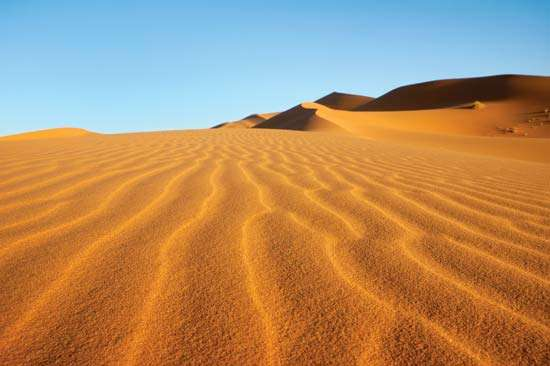
#> input picture ff.jpg, 550 x 366 px, found by its file name
$ python q1.py
#> lines starting #> are read from the running program, lines starting #| are printed output that depends on the picture; after the words box and inside, x2 and y2 are one past the last pixel; in counts of white or black regions, pixels touching at a corner belong together
#> in main, img is the input picture: shape (366, 550, 3); mean B, G, R 101.8, 140.8, 177.7
#Write a program to do image format conversion i.e., from RGB to gray, gray to binary, RGB to binary
import numpy as np
import matplotlib.pyplot as plt
import cv2

def extraction(img):
    h,w,chan=img.shape
#> h = 366; w = 550; chan = 3
    red=np.zeros([h,w],dtype=np.uint8)
    green=red
    blue=red

    for i in range (h):
        for j in range(w):
            red[i,j]=img[i,j,2]
            green[i,j]=img[i,j,1]
            blue[i,j]=img[i,j,0]
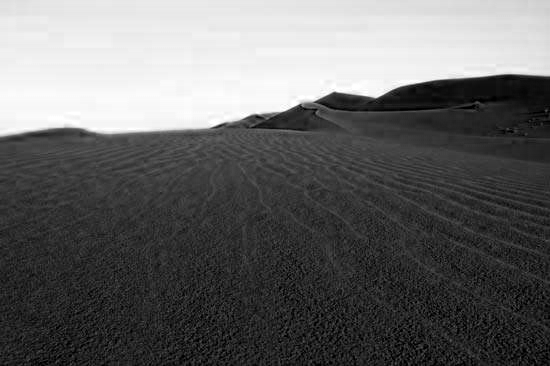
#> blue: shape (366, 550); min 0, max 255, mean 101.8
    return red,green,blue

def gray_conversion(red,green,blue):
    h,w=red.shape
#> h = 366; w = 550
    gray_image=np.zeros([h,w],dtype=np.uint8)

    for i in range(h):
        for j in range(w):
            gray_image[i,j]=red[i,j]*0.3+green[i,j]*0.59+blue[i,j]*0.11
    return gray_image

def gray_to_binary(img):
    binary_img=img
    a=int(input("enter the threshhold value: "))
#> the answer given: 100
    h,w=img.shape
#> h = 366; w = 550
    for i in range(h):
        for j in range(w):
            if img[i][j]>a:
                binary_img[i][j]=255
            else:
                binary_img[i][j]=0
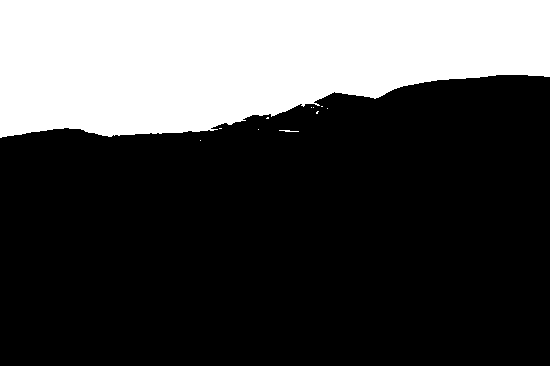
#> binary_img: shape (366, 550); 29.8% white; 11 white regions (9 under 20 px), largest, box (x1, y1, x2, y2) and area: (0, 0, 550, 138) 59935, (279, 130, 299, 132) 25
    return binary_img


def main():
    img=cv2.imread('ff.jpg',1)
    r,g,b=extraction(img)
    gray_image=gray_conversion(r,g,b)

    fig = plt.figure(figsize=(18, 18))
    pltX = 1
    pltY = 4
    fig.add_subplot(pltX, pltY, 1)
    plt.imshow(cv2.cvtColor(img, cv2.COLOR_BGR2RGB))
    plt.axis('off')
    plt.title(" ORIGINAL IMAGE ")

    fig.add_subplot(pltX, pltY, 2)
    plt.imshow(cv2.cvtColor(gray_image,cv2.COLOR_BGR2RGB ))
    plt.axis('off')
    plt.title(" GRAY SCALE IMAGE ")

    binary_image=gray_to_binary(gray_image)
    fig.add_subplot(pltX, pltY, 3)
    plt.imshow(cv2.cvtColor(binary_image,cv2.COLOR_BGR2RGB ))
    plt.axis('off')
    plt.title(" GRAY SCALE IMAGE TO BINARY IMAGE ")
    bin1=gray_to_binary(gray_image)
#> the answer given: 100
    fig.add_subplot(pltX, pltY, 4)
    plt.imshow(cv2.cvtColor(binary_image,cv2.COLOR_BGR2RGB ))
    plt.axis('off')
    plt.title(" RGB IMAGE TO BINARY IMAGE ")
    fig.show()
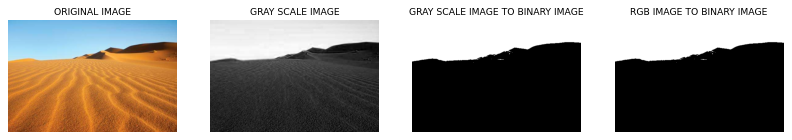
#> figure drawn by matplotlib, 4 panels
#> (the run stopped early here; a loop or call above may not have finished)
